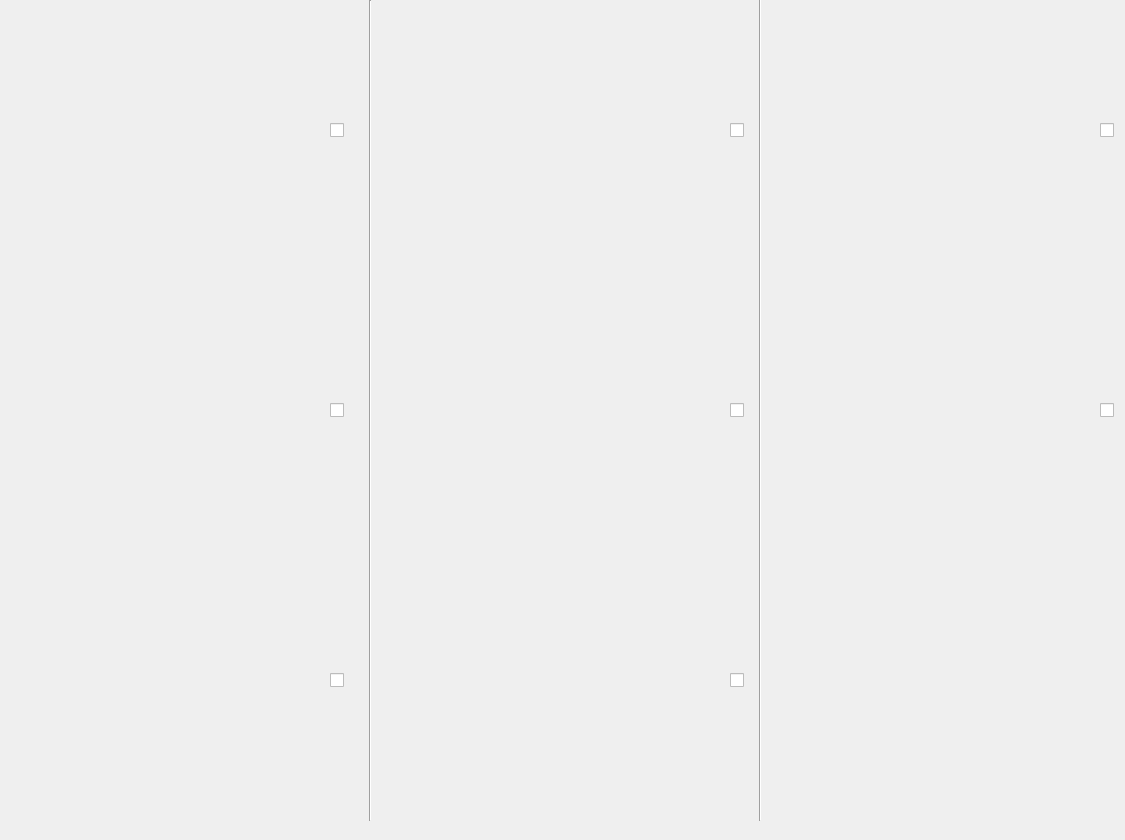
    <widget class="QWidget" name="tab">
     <attribute name="title">
      <string>55-62</string>
     </attribute>
     <widget class="QCheckBox" name="Use_55">
      <property name="geometry">
       <rect>
        <x>330</x>
        <y>120</y>
        <width>16</width>
        <height>20</height>
       </rect>
      </property>
      <property name="text">
       <string/>
      </property>
     </widget>
     <widget class="QCheckBox" name="Use_56">
      <property name="geometry">
       <rect>
        <x>330</x>
        <y>400</y>
        <width>16</width>
        <height>20</height>
       </rect>
      </property>
      <property name="text">
       <string/>
      </property>
     </widget>
     <widget class="QCheckBox" name="Use_57">
      <property name="geometry">
       <rect>
        <x>330</x>
        <y>670</y>
        <width>16</width>
        <height>20</height>
       </rect>
      </property>
      <property name="text">
       <string/>
      </property>
     </widget>
     <widget class="QWidget" name="widget_55" native="true">
      <property name="geometry">
       <rect>
        <x>20</x>
        <y>20</y>
        <width>281</width>
        <height>250</height>
       </rect>
      </property>
     </widget>
     <widget class="Line" name="line_13">
      <property name="geometry">
       <rect>
        <x>360</x>
        <y>0</y>
        <width>20</width>
        <height>821</height>
       </rect>
      </property>
      <property name="orientation">
       <enum>Qt::Vertical</enum>
      </property>
     </widget>
     <widget class="QCheckBox" name="Use_58">
      <property name="geometry">
       <rect>
        <x>730</x>
        <y>120</y>
        <width>16</width>
        <height>20</height>
       </rect>
      </property>
      <property name="text">
       <string/>
      </property>
     </widget>
     <widget class="QCheckBox" name="Use_59">
      <property name="geometry">
       <rect>
        <x>730</x>
        <y>400</y>
        <width>16</width>
        <height>20</height>
       </rect>
      </property>
      <property name="text">
       <string/>
      </property>
     </widget>
     <widget class="QCheckBox" name="Use_60">
      <property name="geometry">
       <rect>
        <x>730</x>
        <y>670</y>
        <width>16</width>
        <height>20</height>
       </rect>
      </property>
      <property name="text">
       <string/>
      </property>
     </widget>
     <widget class="QWidget" name="widget_56" native="true">
      <property name="geometry">
       <rect>
        <x>20</x>
        <y>290</y>
        <width>281</width>
        <height>250</height>
       </rect>
      </property>
     </widget>
     <widget class="QWidget" name="widget_57" native="true">
      <property name="geometry">
       <rect>
        <x>20</x>
        <y>560</y>
        <width>281</width>
        <height>250</height>
       </rect>
      </property>
     </widget>
     <widget class="QWidget" name="widget_58" native="true">
      <property name="geometry">
       <rect>
        <x>430</x>
        <y>20</y>
        <width>281</width>
        <height>250</height>
       </rect>
      </property>
     </widget>
     <widget class="QWidget" name="widget_59" native="true">
      <property name="geometry">
       <rect>
        <x>430</x>
        <y>290</y>
        <width>281</width>
        <height>250</height>
       </rect>
      </property>
     </widget>
     <widget class="QWidget" name="widget_60" native="true">
      <property name="geometry">
       <rect>
        <x>430</x>
        <y>560</y>
        <width>281</width>
        <height>250</height>
       </rect>
      </property>
     </widget>
     <widget class="Line" name="line_14">
      <property name="geometry">
       <rect>
        <x>750</x>
        <y>-10</y>
        <width>20</width>
        <height>831</height>
       </rect>
      </property>
      <property name="orientation">
       <enum>Qt::Vertical</enum>
      </property>
     </widget>
     <widget class="QCheckBox" name="Use_62">
      <property name="geometry">
       <rect>
        <x>1100</x>
        <y>120</y>
        <width>16</width>
        <height>20</height>
       </rect>
      </property>
      <property name="text">
       <string/>
      </property>
     </widget>
     <widget class="QWidget" name="widget_61" native="true">
      <property name="geometry">
       <rect>
        <x>800</x>
        <y>20</y>
        <width>281</width>
        <height>250</height>
       </rect>
      </property>
     </widget>
     <widget class="QCheckBox" name="Use_63">
      <property name="geometry">
       <rect>
        <x>1100</x>
        <y>400</y>
        <width>16</width>
        <height>20</height>
       </rect>
      </property>
      <property name="text">
       <string/>
      </property>
     </widget>
     <widget class="QWidget" name="widget_62" native="true">
      <property name="geometry">
       <rect>
        <x>800</x>
        <y>290</y>
        <width>281</width>
        <height>250</height>
       </rect>
      </property>
     </widget>
    </widget>
